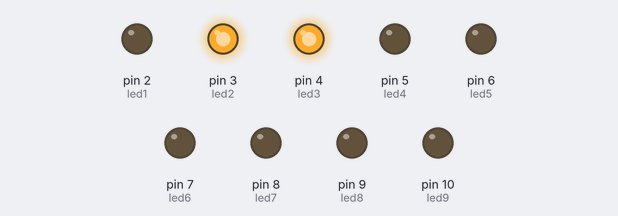
Bench run of a sketch on a simulated Arduino Uno, built with avr-gcc and run on an emulated ATmega328P. Shown: output pins drawn as LEDs (lit = HIGH).

Above: at 4.7 s.
At 5.7 s:
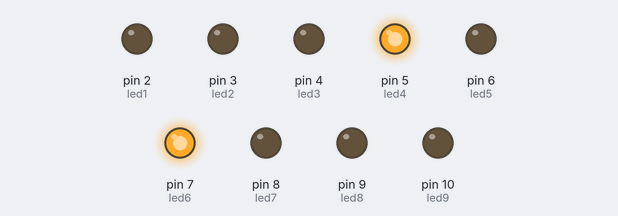
At 6.7 s:
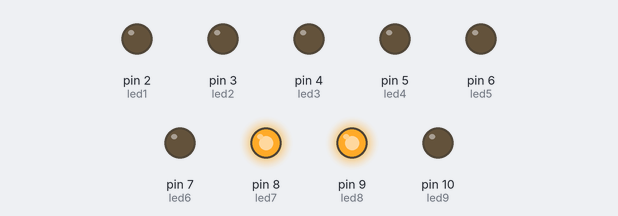
At 10.2 s:
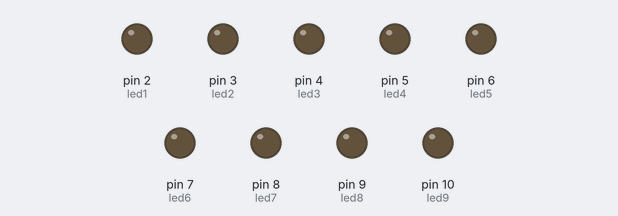
Timing chart, 0 to 11.4 s (numbered marks = the images above):
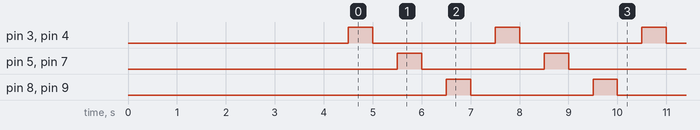

Measured:
- by itself, pin 3 (led2), pin 4 (led3), pin 5 (led4), pin 7 (led6), pin 8 (led7), pin 9 (led8): alternates HIGH for 0.50 s and LOW for 2.5 s
- by itself, everything shown: repeats every 3.0 s, in 6 steps

The sketch:

Sketch_Feb6_test.ino
```cpp
 // Modify this value to change the delay b/w turning off and on LED
 #define tDelay 500 // in ms

 // Declare variables you will define as integers corresponding to the Arduino outputs below.
 // You must test all nine Prism LEDs, so declare enough variables.
 int led1;
 int led2;
 int led3;

 // TODO - Declare the other 6 variables needed for the other LEDs
 int led4;
 int led5;
 int led6;
 int led7;
 int led8;
 int led9;

void setup() {
  // put your setup code here, to run once:
  // Set the variables declared above to the Arduino output pin numbers wired to your LEDs.
  led1 = 2;
  led2 = 3;
  led3 = 4;
  led4 = 5;
  led5 = 6;
  led6 = 7;
  led7 = 8;
  led8 = 9;
  led9 = 10;

  // Set the mode of the variables declared above to outputs.

  pinMode(led1, OUTPUT);
  pinMode(led2, OUTPUT);
  pinMode(led3, OUTPUT);
  pinMode(led4, OUTPUT);
  pinMode(led5, OUTPUT);
  pinMode(led6, OUTPUT);
  pinMode(led7, OUTPUT);
  pinMode(led8, OUTPUT);
  pinMode(led9, OUTPUT);

  // TEST LEDS HERE

  // First LED group Test
  digitalWrite(led1, HIGH); // Turn on Red LED
  turnOff(led1, led2, led3);
  digitalWrite(led2, HIGH); // Turn on Green LED
  turnOff(led1, led2, led3);
  digitalWrite(led3, HIGH); // Turn on Blue LED
  turnOff(led1, led2, led3);

  // Second LED group Test
  digitalWrite(led4, HIGH); // Turn on Red LED
  turnOff(led4, led5, led6);
  digitalWrite(led5, HIGH); // Turn on Green LED
  turnOff(led4, led5, led6);
  digitalWrite(led6, HIGH); // Turn on Blue LED
  turnOff(led4, led5, led6);

  // Third LED group Test
  digitalWrite(led7, HIGH); // Turn on Red LED
  turnOff(led7, led8, led9);
  digitalWrite(led8, HIGH); // Turn on Green LED
  turnOff(led7, led8, led9);
  digitalWrite(led9, HIGH); // Turn on Blue LED
  turnOff(led7, led8, led9);

}

void loop() {
  // put your main code here, to run repeatedly:
  //255 = maximum brightness, 0 = off

  //LED group1
  //led1 = red
  //led2 = green
  //led3 = blue

  //LED group 2
  //led4 = red
  //led5 = green
  //led6 = blue

  //LED group 3
  //led7 = red
  //led8 = green
  //led9 = blue

  //By mixing a combination of red, green, and blue, any color can be made!
  //For example, if I set: led1 = 255, led2 = 0, led3 = 255, I would make the color magenta.
  //For another example, if I set: led1 = 0, led2 = 255, led3 = 255, I would make the color teal.

  // Teal - LED group 1
  analogWrite(led1, 0);
  analogWrite(led2, 255);
  analogWrite(led3, 255);
  delay(500); // keep the LED group on for this amount of time (in ms)

  // Turn off LED group 1
  turnOff(led1, led2, led3);

  // TODO - Light up the other 2 LED groups with different colors

  // Magenta - LED group 2
  analogWrite(led4, 255);
  analogWrite(led5, 0);
  analogWrite(led6, 255);
  delay(tDelay);

  // Turn off LED group 2
  turnOff(led4, led5, led6);

  // Yellow - LED group 3
  analogWrite(led7, 255);
  analogWrite(led8, 255);
  analogWrite(led9, 0);
  delay(tDelay);

  // Turn off LED group 3
  turnOff(led7, led8, led9);
}

// DO NOT MODIFY!!!\
// This function turns off the LED
void turnOff(int ledR, int ledG, int ledB)
{
  analogWrite(ledR, 0);
  analogWrite(ledG, 0);
  analogWrite(ledB, 0);
  delay(tDelay);
}
```
